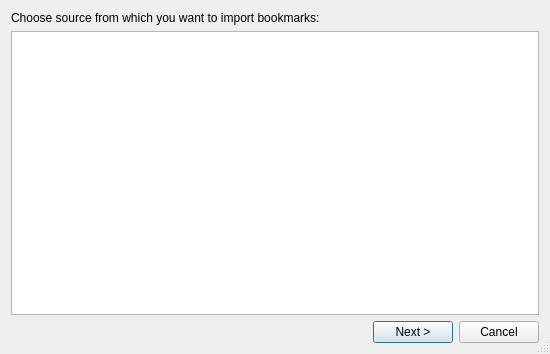
<?xml version="1.0" encoding="UTF-8"?>
<ui version="4.0">
 <class>BookmarksImportDialog</class>
 <widget class="QDialog" name="BookmarksImportDialog">
  <property name="geometry">
   <rect>
    <x>0</x>
    <y>0</y>
    <width>550</width>
    <height>354</height>
   </rect>
  </property>
  <property name="minimumSize">
   <size>
    <width>550</width>
    <height>350</height>
   </size>
  </property>
  <property name="windowTitle">
   <string>Import Bookmarks</string>
  </property>
  <property name="sizeGripEnabled">
   <bool>true</bool>
  </property>
  <layout class="QVBoxLayout" name="verticalLayout_3">
   <item>
    <widget class="QStackedWidget" name="pagesWidget">
     <property name="currentIndex">
      <number>0</number>
     </property>
     <widget class="QWidget" name="sourcePage">
      <layout class="QVBoxLayout" name="verticalLayout">
       <property name="leftMargin">
        <number>0</number>
       </property>
       <property name="topMargin">
        <number>0</number>
       </property>
       <property name="rightMargin">
        <number>0</number>
       </property>
       <property name="bottomMargin">
        <number>0</number>
       </property>
       <item>
        <widget class="QLabel" name="label_2">
         <property name="text">
          <string>Choose source from which you want to import bookmarks:</string>
         </property>
        </widget>
       </item>
       <item>
        <widget class="QListWidget" name="sourcesList">
         <property name="toolTip">
          <string>Choose the source to import from</string>
         </property>
        </widget>
       </item>
      </layout>
     </widget>
     <widget class="QWidget" name="filePage">
      <layout class="QVBoxLayout" name="verticalLayout_2">
       <item>
        <layout class="QHBoxLayout" name="horizontalLayout_2">
         <item>
          <widget class="QLabel" name="iconLabel">
           <property name="minimumSize">
            <size>
             <width>48</width>
             <height>48</height>
            </size>
           </property>
           <property name="maximumSize">
            <size>
             <width>48</width>
             <height>48</height>
            </size>
           </property>
          </widget>
         </item>
         <item>
          <widget class="QLabel" name="importingFromLabel"/>
         </item>
        </layout>
       </item>
       <item>
        <spacer name="verticalSpacer">
         <property name="orientation">
          <enum>Qt::Vertical</enum>
         </property>
         <property name="sizeHint" stdset="0">
          <size>
           <width>20</width>
           <height>44</height>
          </size>
         </property>
        </spacer>
       </item>
       <item>
        <widget class="QLabel" name="fileLabel1">
         <property name="wordWrap">
          <bool>true</bool>
         </property>
        </widget>
       </item>
       <item>
        <widget class="QLabel" name="standardDirLabel">
         <property name="textInteractionFlags">
          <set>Qt::LinksAccessibleByMouse|Qt::TextSelectableByMouse</set>
         </property>
        </widget>
       </item>
       <item>
        <widget class="QLabel" name="fileLabel2"/>
       </item>
       <item>
        <spacer name="verticalSpacer_2">
         <property name="orientation">
          <enum>Qt::Vertical</enum>
         </property>
         <property name="sizeHint" stdset="0">
          <size>
           <width>20</width>
           <height>44</height>
          </size>
         </property>
        </spacer>
       </item>
       <item>
        <widget class="E5PathPicker" name="filePicker" native="true">
         <property name="sizePolicy">
          <sizepolicy hsizetype="Expanding" vsizetype="Preferred">
           <horstretch>0</horstretch>
           <verstretch>0</verstretch>
          </sizepolicy>
         </property>
         <property name="focusPolicy">
          <enum>Qt::StrongFocus</enum>
         </property>
         <property name="toolTip">
          <string>Enter the name of the bookmarks file or directory</string>
         </property>
        </widget>
       </item>
       <item>
        <spacer name="verticalSpacer_3">
         <property name="orientation">
          <enum>Qt::Vertical</enum>
         </property>
         <property name="sizeHint" stdset="0">
          <size>
           <width>20</width>
           <height>44</height>
          </size>
         </property>
        </spacer>
       </item>
      </layout>
     </widget>
    </widget>
   </item>
   <item>
    <layout class="QHBoxLayout" name="horizontalLayout">
     <item>
      <spacer name="horizontalSpacer">
       <property name="orientation">
        <enum>Qt::Horizontal</enum>
       </property>
       <property name="sizeHint" stdset="0">
        <size>
         <width>40</width>
         <height>20</height>
        </size>
       </property>
      </spacer>
     </item>
     <item>
      <widget class="QPushButton" name="nextButton">
       <property name="text">
        <string>Next &gt;</string>
       </property>
      </widget>
     </item>
     <item>
      <widget class="QPushButton" name="cancelButton">
       <property name="text">
        <string>Cancel</string>
       </property>
      </widget>
     </item>
    </layout>
   </item>
  </layout>
 </widget>
 <customwidgets>
  <customwidget>
   <class>E5PathPicker</class>
   <extends>QWidget</extends>
   <header>E5Gui/E5PathPicker.h</header>
   <container>1</container>
  </customwidget>
 </customwidgets>
 <tabstops>
  <tabstop>sourcesList</tabstop>
  <tabstop>nextButton</tabstop>
  <tabstop>cancelButton</tabstop>
  <tabstop>filePicker</tabstop>
 </tabstops>
 <resources/>
 <connections/>
</ui>
